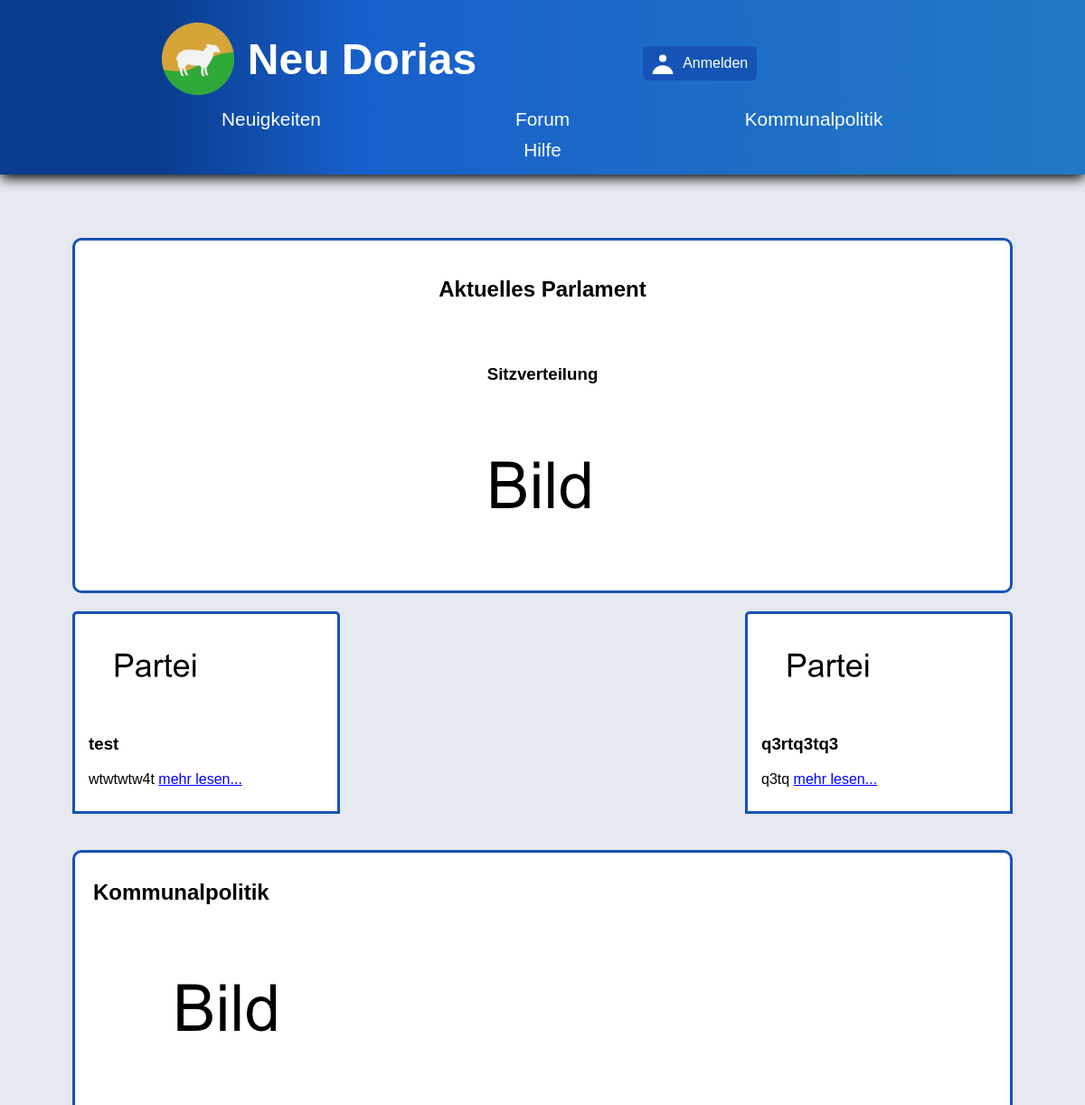
/sites/politics/overview/politicsOverview.php (upper part), run on an earlier commit of the app's database.
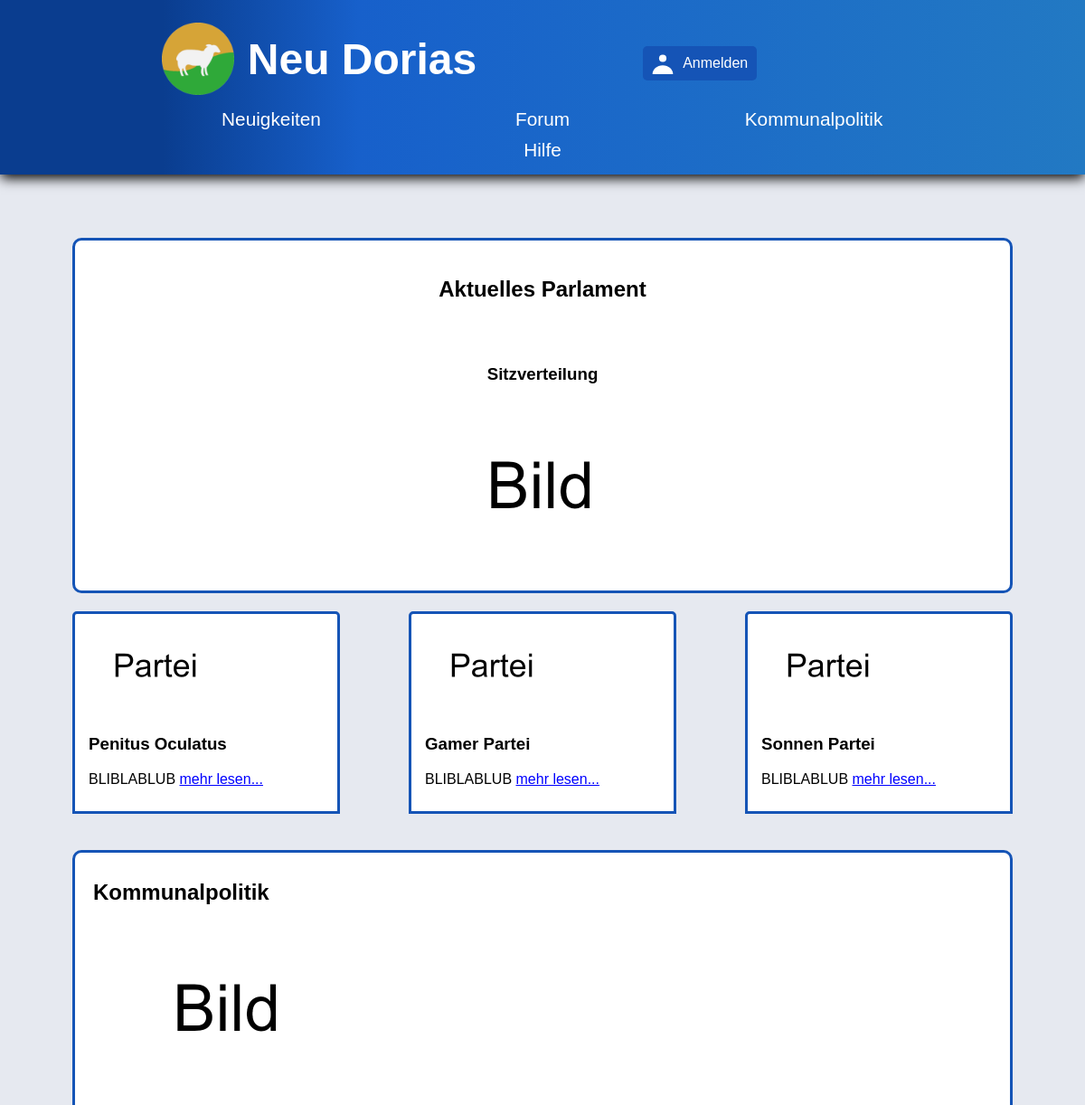
And on a later commit of the database.
### tables this page shows
CREATE TABLE Party (
    		name VARCHAR(255) PRIMARY KEY,
    		text VARCHAR,
    		textPreview VARCHAR,
    		logo VARCHAR
		);

### sites/SQLHelper.php (called while the page is built, shortened)
<?php
class SQLHelper {
	private $db;
	function __construct() {
		$user = 'root';
		$pw = null;
		$dsn = 'sqlite:..\..\kompol.db';
		$this->db = new PDO($dsn, $user, $pw);
	}
	function createUserTable(){
		$sql = "CREATE TABLE IF NOT EXISTS User (
    		uuid VARCHAR(255) PRIMARY KEY,
    		email VARCHAR(255) UNIQUE,
    		password VARCHAR,
    		avatar VARCHAR,
    		firstName VARCHAR(255),
    		lastName VARCHAR(255),
    		party VARCHAR(255),
    		registrationCode VARCHAR(255),
    		FOREIGN KEY (party) REFERENCES Party(name)
		)";
		if ($this->db->exec($sql)) {
			return true;
		} else {
			return false;
		}
	}
	function createPartyTable(){
		$sql = "CREATE TABLE IF NOT EXISTS Party (
    		name VARCHAR(255) PRIMARY KEY,
    		text VARCHAR,
    		textPreview VARCHAR,
    		logo VARCHAR
		)";
		if ($this->db->exec($sql)) {
			return true;
		} else {
			return false;
		}
	}
	function createPostTable(){
		$sql = "CREATE TABLE IF NOT EXISTS Post (
    		uuid VARCHAR(255) PRIMARY KEY,
    		title VARCHAR,
    		text VARCHAR,
    		date DATE DEFAULT CURRENT_DATE,
    		author VARCHAR,
    		category VARCHAR,
    		CONSTRAINT FK_User FOREIGN KEY (author) REFERENCES User(uuid)
		)";
		$result = $this->db->exec($sql);
		return $result;
	}
	function createCommentTable(){
		$sql = "CREATE TABLE IF NOT EXISTS Comment (
    		uuid VARCHAR(255) PRIMARY KEY,
    		answerTo VARCHAR,
    		text VARCHAR,
    		date DATE DEFAULT CURRENT_DATE,
    		author VARCHAR,
    		CONSTRAINT FK_User FOREIGN KEY (author) REFERENCES User(uuid)
		)";
		if ($this->db->exec($sql)) {
			return true;
		} else {
			return false;
		}
	}
	function createLikeTable(){
		$sql = "CREATE TABLE IF NOT EXISTS Like (
    		uuid VARCHAR(255),
    		user VARCHAR(255),
    		CONSTRAINT PK_Like PRIMARY KEY (uuid,user),
    		CONSTRAINT PK_LikeUser FOREIGN KEY (user) REFERENCES User(uuid)
		)";
		if ($this->db->exec($sql)) {
			return true;
		} else {
			return false;
		}
	}
	function createDislikeTable(){
		$sql = "CREATE TABLE IF NOT EXISTS Dislike (
    		uuid VARCHAR(255),
    		user VARCHAR(255),
    		CONSTRAINT PK_Dislike PRIMARY KEY (uuid,user),
    		CONSTRAINT PK_LikeUser FOREIGN KEY (user) REFERENCES User(uuid)
		)";
		if ($this->db->exec($sql)) {
			return true;
		} else {
			return false;
		}
	}
}

### sites/politics/DBPartyDAO.php (called while the page is built, shortened)
<?php
include_once "../../SQLHelper.php";
class DBPartyDAO implements PartyDAO
{
	private $db;
	public function __construct() {
		$user = 'root';
		$pw = null;
		$dsn = 'sqlite:..\..\kompol.db';
		$helper = new SQLHelper();
		$this->db = new PDO($dsn, $user, $pw);
	}
	function getParties() {
		try {
			$sql = "SELECT * FROM Party";
			return $this->db->query($sql)->fetchAll();
		} catch (Exception $ex) {
			echo "Fehler :" . $ex->getMessage();
			return [];
		}
	}
}

### sites/politics/overview/PoliticsOverviewController.php (called while the page is built, shortened)
<?php
include_once "../DBPartyDAO.php";
$partyDAO = new DBPartyDAO();
$partyList = $partyDAO->getParties();

### sites/politics/overview/politicsOverview.php (the view, shortened to what this page needs)
<!DOCTYPE html>
<html lang="de">
<head>
  <link rel="stylesheet" type="text/css" href="../../main.css">
  <link rel="stylesheet" type="text/css" href="politicsOverview.css">
</head>
  <body>
    <?php
    include_once "../../components/header/header.php"
    ?>
    <?php
    include_once "PoliticsOverviewController.php";
    ?>
    <main>
      <section class="parties">
        <h2>Aktuelles Parlament</h2>
        <section class="parliament">
          <h3>Sitzverteilung</h3>
          <img width="300" height="200" src="../../other/tutorial/pictureDummy.png" alt="Bild zur Sitzverteilung des Parlaments">
        </section>
      </section>
      <section class="partyOverviewContainer">
        <?php if (isset($partyList)): ?>
          <?php foreach ($partyList as $party): ?>
            <section class="partyEntry">
              <img width="150" height="100" src="<?php echo isset($party["logo"])? $party["logo"] : "../media/partyDummy.png"; ?>" alt="Bild von <?php echo isset($party["name"])? $party["name"] : "Partei"; ?>">
              <h3><?php echo isset($party["name"])? $party["name"] : "Partei"; ?></h3>
              <p>
				        <?php echo isset($party["textPreview"])? $party["textPreview"] : "Parteitext konnte nicht geladen werden"; ?>
                <a href="../party/party.php?name=<?php echo isset($party["name"])? $party["name"] : ""; ?>"> mehr lesen... </a>
              </p>
            </section>
          <?php endforeach;?>
        <?php else: ?>
          <h2>Keine Parteien verfügbar</h2>
        <?php endif; ?>
      </section>
      <section class="informations">
        <h2>Kommunalpolitik</h2>
        <div>
          <img width="300" height="200" src="../../other/tutorial/pictureDummy.png" alt = "Bild zu Kommunalpolitik">
        </div>
      </section>
    </main>
  </body>
</html>

### sites/components/header/header.php (shortened to what this page needs)
<?php
if (!isset($projectPath)) $projectPath = "../../../";
?>
<header>
    <div class="header">
        <div class="cityName">
            <a href="<?php echo $projectPath ?>sites/news/overview/newsOverview.php">
                <img width="80" height="80" src = "<?php echo $projectPath ?>sites/components/header/neuDoriasLogo.png" alt = "Wappen von XXX">
                <h1>Neu Dorias</h1>
            </a>
        </div>
        <div class="authentication">
            <?php if(isset($_SESSION["userId"])): ?>
            <form action="?logout=true" method="post">
              <input type="submit" id="logoutButton" value="Abmelden">
            </form>
            <a href="../../user/editProfile/editProfile.php">
                <img width="24" height="24" src="<?php echo $projectPath ?>sites/components/header/login.svg" alt = "Anmeldungs-Icon">
                <p>Nutzer bearbeiten</p>
            </a>
            <?php else: ?>
            <a href="../../user/login/login.php">
                <img width="24" height="24" src="<?php echo $projectPath ?>sites/components/header/login.svg" alt = "Anmeldungs-Icon">
                <p>Anmelden</p>
            </a>
            <?php endif; ?>
        </div>
        <nav>
            <a href="<?php echo $projectPath ?>sites/news/overview/newsOverview.php"> Neuigkeiten </a>
            <a href="<?php echo $projectPath ?>sites/forum/overview/forumOverview.php"> Forum </a>
            <a href="<?php echo $projectPath ?>sites/politics/overview/politicsOverview.php"> Kommunalpolitik </a>
            <a href="<?php echo $projectPath ?>sites/other/tutorial/tutorial.php"> Hilfe </a>
        </nav>
    </div>
</header>

### sites/main.css (style rules this page uses)
html, body { display: flex; margin: 0; min-height: 100vh; width: 100%; min-width: 350px; font-family: Verdana, sans-serif; }
body { flex-direction: column; display: flex; height: 100%; min-height: 100vh; background-color: #e6e9f0; }
header { background: rgb(10,61,143); background: linear-gradient(90deg, rgba(10,61,143,1) 15%, rgba(23,96,203,1) 33%, rgba(34,121,195,1) 100%); box-shadow: 0px 5px 13px -1px #000000; padding: 0; }
header .header { display: flex; flex-direction: row; flex-wrap: wrap; justify-content: space-around; padding: 20px 20px; }
header .cityName { justify-content: left; width: 250px; }
header .cityName a { display: flex; flex-direction: row; align-items: center; }
header .cityName a h1 { margin: 0 0 0 15px; font-size: 2em; }
header p,h1,a { color: #FFF; text-decoration: none; }
header .authentication { padding: 10px 70px; align-items: center; width: 30%; min-width: 200px; justify-content: center; }
header .authentication a { padding: 7px 10px; display: flex; background-color: #1554b6; border-radius: 5px; flex-direction: row; justify-content: center; align-items: center; }
header .authentication a p { margin: 0px 0px 0px 10px; text-align: center; line-height: 1em; height: 1em; }
header nav,.authentication { display: none; flex-direction: row; justify-content: center; align-items: stretch; }
header nav { flex-wrap: wrap; }
header nav a { padding: 5px 0px; width: 16%; min-width: 300px; text-align: center; font-size: 1.3em; }
#menu-toggle ~ nav a { height: 0; margin: 0; padding: 0; border: 0; }
#menu-toggle ~ .authentication * { display: none; }
#menu-toggle:not(:checked) ~ .authentication { padding: 0 70px; }
#menu-toggle:checked ~ nav,.authentication { display: flex; }
.header nav > a { display: flex; justify-content: center; margin: 0; padding: 0.5em 0; width: 100%; color: white; }
main { flex: auto; padding: 30px; }
main h1, h2, h3, p { color: #000; overflow-wrap: break-word; }
main a { color: blue; text-decoration: underline; }
@media screen and (min-width: 650px) { header .cityName { width: auto; padding-bottom: 10px; } }
@media screen and (min-width: 650px) { header .cityName a h1 { margin: 0 0 0 15px; font-size: 3em; } }
@media screen and (min-width: 650px) { header .header { padding: 25px 10px 10px 10px; justify-content: center; } }
@media screen and (min-width: 650px) { header .authentication { display: flex; } }
@media screen and (min-width: 650px) { #menu-toggle ~ .authentication * { display: flex; } }
@media screen and (min-width: 650px) { header nav { display: flex; flex-direction: row; } }
@media screen and (min-width: 650px) { #menu-toggle ~ nav a { height: auto; margin: 0px; width: auto; padding: 5px 0px; } }
@media screen and (min-width: 650px) { main { padding: 30px 80px 30px 80px; } }

### sites/politics/overview/politicsOverview.css (style rules this page uses)
.parties, .informations { background-color: #FFFFFF; display: flex; flex-direction: column; border-radius: 10px; border: #1554b6 3px solid; margin-top: 40px; }
main img { max-width: 100%; height: auto; border-radius: 0.8em; }
.parties { padding: 0px 0px; }
.informations { padding: 10px 20px; }
.parties h2 { padding: 20px 15px; text-align: center; }
.parties .parliament { display: flex; flex-direction: column; align-items: center; padding: 10px 15px; }
.partyOverviewContainer { display: flex; flex-direction: row; flex-wrap: wrap; justify-content: space-between; }
.partyEntry { padding: 10px 15px; background-color: #FFFFFF; border: #1554b6 solid 3px; margin-top: 20px; border-radius: 5px 5px 0px 0px; width: 25%; min-width: 250px; }

What changed in the data, as far as the page shows it:
removed party: logo+name (placeholder picture), name "test", textPreview "wtwtwtw4t"
removed party: name "q3rtq3tq3", textPreview "q3tq"
added party: name "Penitus Oculatus", textPreview "BLIBLABLUB"
added party: name "Gamer Partei", textPreview "BLIBLABLUB"
added party: name "Sonnen Partei", textPreview "BLIBLABLUB"
